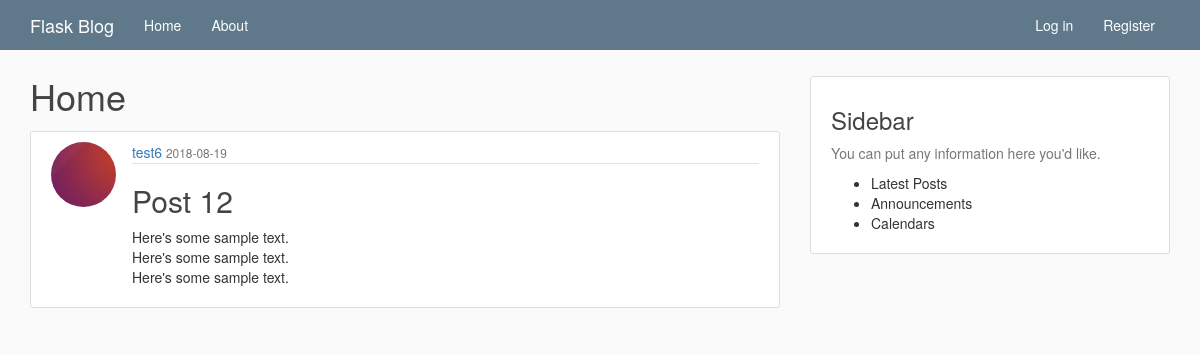
/post/11, run on the app's committed database.
### flaskblog/models.py (models this page shows, shortened)
class User(db.Model, UserMixin):
  id = db.Column(
      db.Integer, primary_key=True)
  username = db.Column(
      db.String(20), unique=True, nullable=False)
  email = db.Column(
      db.String(120), unique=True, nullable=False)
  image_file = db.Column(
      db.String(20), nullable=False,
      default='default.jpg')  # Store for image hash
  password = db.Column(db.String(60), nullable=False)
  posts = db.relationship('Post', backref='author', lazy=True)

class Post(db.Model):
  id = db.Column(
      db.Integer, primary_key=True)
  title = db.Column(
      db.String(100), nullable=False)
  date_posted = db.Column(
      db.DateTime, nullable=False, default=datetime.utcnow)
  content = db.Column(
      db.Text, nullable=False)
  user_id = db.Column(
      db.Integer, db.ForeignKey('user.id'), nullable=False)

### flaskblog/posts/routes.py (the view)
@posts.route('/post/<int:post_id>')
def post(post_id):
  post = Post.query.get_or_404(post_id)
  return render_template('post.html', title=post.title, post=post)

### flaskblog/templates/post.html (shortened to what this page needs)
{% extends "layout.html" %}
{% block content %}
  <h1>Home</h1>
  <article class="media content-section">
    <img src="{{ url_for('static', filename='profile_pics/' + post.author.image_file) }}" class="rounded-circle article-img">
    <div class="media-body">
      <div class="article-metadata">
        <a href="{{ url_for('users.user_posts', username=post.author.username) }}" class="mr-2">{{ post.author.username }}</a>
        <small class="text-muted">{{ post.date_posted.strftime('%Y-%m-%d') }}</small>
      </div>
      <h2 class="article-title">{{ post.title }}</h2>
      <p class="article-content">{{ post.content }}</p>
    </div>
  </article>
{% endblock content %}

### flaskblog/static/main.css (style rules this page uses)
body { background: #fafafa; color: #333333; margin-top: 7.6rem; }
h1, h2, h3, h4, h5, h6 { color: #444444; }
main > .row > .col-md-8 h1 { margin-top: 0; }
.content-section { background: #ffffff; padding: 10px 20px; border: 1px solid #dddddd; border-radius: 3px; margin-bottom: 20px; }
.article-title { color: #444444; }
.article-content { white-space: pre-line; }
.article-img { height: 65px; width: 65px; margin-right: 16px; float: left; }
.rounded-circle { border-radius: 50%; }
.article-metadata { padding-bottom: 1px; margin-bottom: 4px; border-bottom: 1px solid #e3e3e3; }

### data on the page
User: image_file (placeholder picture), author.username "test6"
Post: date_posted "2018-08-19", title "Post 12", content "Here's some sample text. Here's some sample text. Here's some sample text."
